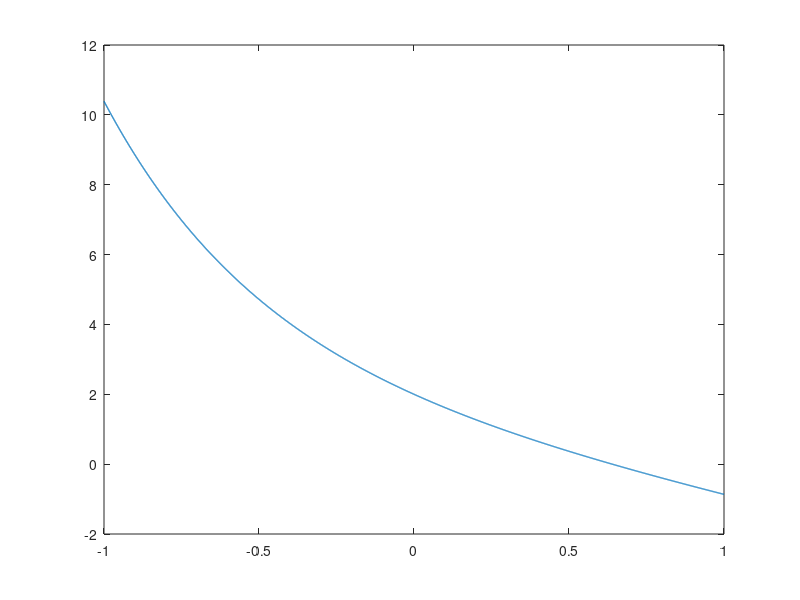

The MATLAB source for this figure: (Note: this script raises an error after producing the figure.)
eps = 1e-6;

% метод простой итерации
count_iter = 1000;
% вычисление корня первого уравнения
x10 = 1;
for i = 1:count_iter
    x11 = (exp(-2 * x10) + 1) / 2;
    if abs(x11 - x10) < eps
        break;
    end
    x10 = x11;
end
% вычисление корня второго уравнения
x20 = 1; 
for i = 1:count_iter
    x21 = (5^x20 - 3) / 6;
    if abs(x21 - x20) < eps
        break;
    end
    x20 = x21;
end


% метод половинного деления
% функция первого уравнения
func1 = @(x) exp(-2*x) - 2 * x + 1;
% функция второго уравнения
func2 = @(x) 5^x - 6*x - 3;
% интервал изоляции корня первого уравнения
a1 = -1; 
b1 = 1; 
% интервал изоляции корня второго уравнения
a2 = -1; 
b2 = 1; 
% вычисление корня первого уравнения
while (b1 - a1) / 2 > eps
    c1 = (a1 + b1) / 2;
    if func1(c1) == 0
        break;
    elseif func1(a1) * func1(c1) < 0
        b1 = c1;
    else
        a1 = c1;
    end
end
% вычисление корня первого уравнения
while (b2 - a2) / 2 > eps
    c2 = (a2 + b2) / 2;
    if func2(c2) == 0
        break;
    elseif func2(a2) * func2(c2) < 0
        b2 = c2;
    else
        a2 = c2;
    end
end

% метод касательных
% производные первой функции
func1_proizv = @(x) -2*exp(-2 * x) - 2;
func1_double_proizv = @(x) 4*exp(-2 * x);
% производные второй функции
func2_proizv = @(x) 5^x * log(5) - 6;
func2_double_proizv = @(x) 5^x * log(5)^2;
% интервал изоляции корня
a31 = -1; 
b31 = 1; 
% выбор начального приближения корня первого уравнения
if func1(a31)*func1_double_proizv(a31) > 0
    x31 = a31;
else
    x31 = b31;
end
% выбор начального приближения корня второго уравнения
if func2(a31)*func2_double_proizv(a31) > 0
    x32 = a31;
else
    x32 = b31;
end
% вычисление корня первого уравнения
for i = 1:count_iter
    x31 = x31 - func1(x31) / func1_proizv(x31);
    if abs(func1(x31)) < eps
        break;
    end
end
% вычисление корня второго уравнения
for i = 1:count_iter
    x32 = x32 - func2(x32) / func2_proizv(x32);
    if abs(func2(x32)) < eps
        break;
    end
end

% метод хорд
x40 = 0;
x41 = x40 - func1(x40);
for i = 1:count_iter
    ans1 = x41 - func1(x41) * (x41 - x40) / (func1(x41) - func1(x40));
    if abs(func1(ans1)) < eps
        break;
    end
    x40 = x41;
    x41 = ans1;
end
x40 = 0; 
x41 = x40 - func2(x40);
for i = 1:count_iter
    ans2 = x41 - func2(x41) * (x41 - x40) / (func2(x41) - func2(x40));
    if abs(func2(ans2)) < eps
        break;
    end
    x40 = x41;
    x41 = ans2;
end


fprintf('\nМетод простой итерации\n')
fprintf('Корень первого уравнения: %f\n', x10);
fprintf('Корень второго уравнения: %f\n', x20);
fprintf('\nМетод половинного деления\n')
fprintf('Корень первого уравнения: %f\n', (a1 + b1) / 2);
fprintf('Корень второго уравнения: %f\n', (a2 + b2) / 2);
fprintf('\nМетод касательных\n')
fprintf('Корень первого уравнения: %f\n', x31);
fprintf('Корень второго уравнения: %f\n', x32);
fprintf('\nМетод хорд\n')
fprintf('Корень первого уравнения: %f\n', ans1);
fprintf('Корень второго уравнения: %f\n', ans2);


% функция первого уравнения
func1 = @(x) exp(-2*x) - 2 * x + 1;
x = -1:0.001:1;
y = func1(x);
plot(x, y, 'LineWidth', 1);
xline(0, 'LineWidth', 1)
yline(0, 'LineWidth', 1)
title('График функции f(x) = e^(-2x) - 2x + 1');
xlabel('x');
ylabel('f(x)');
grid on;


% функция второго уравнения
func2 = @(x) 5.^x - 6*x - 3;
x = -1:0.01:2;
y = func2(x);
plot(x, y, 'LineWidth', 1);
xline(0, 'LineWidth', 1)
yline(0, 'LineWidth', 1)
title('График функции f(x) = 5^x - 6x - 3');
xlabel('x');
ylabel('f(x)');
grid on
